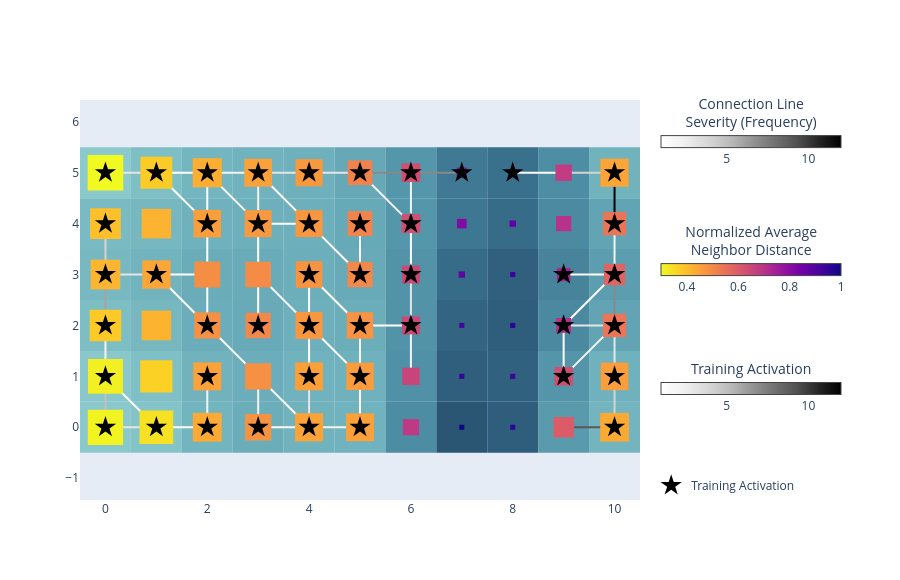

Notebook code cell kept with this figure:
### Code cell
basin.pond(base_style=modern_style) \
    .rhizome_layer(colorscale="Greys", min_width=2, max_width=2) \
    .pad_layer(colorscale="Plasma_r") \
    .petal_layer(marker=dict(size=16, color="black")) \
    .visualize();

### Figure 1 — Plotly figure (JSON) as saved in the notebook; plotly's stock layout.template omitted (floating-point values rounded to 4 significant figures)
{"data": [{"hoverinfo": "none", "marker": {"cmax": 12, "cmin": 1, "color": [1], "colorbar": {"len": 200, "lenmode": "pixels", "orientation": "h", "thickness": 12, "title": {"side": "top", "text": "Connection Line<br>Severity (Frequency)"}, "x": 1.02, "xanchor": "left", "y": 0.92, "yanchor": "middle"}, "colorscale": [[0, "rgb(255,255,255)"], [0.125, "rgb(240,240,240)"], [0.25, "rgb(217,217,217)"], [0.375, "rgb(189,189,189)"], [0.5, "rgb(150,150,150)"], [0.625, "rgb(115,115,115)"], [0.75, "rgb(82,82,82)"], [0.875, "rgb(37,37,37)"], [1, "rgb(0,0,0)"]], "showscale": true}, "mode": "markers", "showlegend": false, "type": "scatter", "x": [null], "y": [null]}, {"hoverinfo": "none", "marker": {"cmax": 1, "cmin": 0.3, "color": [0.3], "colorbar": {"len": 200, "lenmode": "pixels", "orientation": "h", "thickness": 12, "title": {"side": "top", "text": "Normalized Average<br>Neighbor Distance"}, "x": 1.02, "xanchor": "left", "y": 0.6, "yanchor": "middle"}, "colorscale": [[0, "#f0f921"], [0.1111, "#fdca26"], [0.2222, "#fb9f3a"], [0.3333, "#ed7953"], [0.4444, "#d8576b"], [0.5556, "#bd3786"], [0.6667, "#9c179e"], [0.7778, "#7201a8"], [0.8889, "#46039f"], [1, "#0d0887"]], "showscale": true}, "mode": "markers", "showlegend": false, "type": "scatter", "x": [null], "y": [null]}, {"legendgroup": "petal", "marker": {"cmax": 12, "cmin": 1, "color": "black", "colorbar": {"len": 200, "lenmode": "pixels", "orientation": "h", "thickness": 12, "title": {"side": "top", "text": "Training Activation"}, "x": 1.02, "xanchor": "left", "y": 0.28, "yanchor": "middle"}, "colorscale": [[0, "rgb(255,255,255)"], [0.125, "rgb(240,240,240)"], [0.25, "rgb(217,217,217)"], [0.375, "rgb(189,189,189)"], [0.5, "rgb(150,150,150)"], [0.625, "rgb(115,115,115)"], [0.75, "rgb(82,82,82)"], [0.875, "rgb(37,37,37)"], [1, "rgb(0,0,0)"]], "line": {"color": [4, 3, 2, 2, 6, 1, 12, 2, 1, 1, 1, 1, 1, 6, 2, 1, 3, 3, 4, 3, 7, 7, 2, 1, 2, 3, 1, 8, 2, 2, 3, 1, 1, 3, 5, 3, 1, 3, 5, 4, 1, 10, 4, 1, 11], "colorscale": [[0, "rgb(255,255,255)"], [0.125, "rgb(240,240,240)"], [0.25, "rgb(217,217,217)"], [0.375, "rgb(189,189,189)"], [0.5, "rgb(150,150,150)"], [0.625, "rgb(115,115,115)"], [0.75, "rgb(82,82,82)"], [0.875, "rgb(37,37,37)"], [1, "rgb(0,0,0)"]], "width": 0}, "opacity": 1, "showscale": true, "size": 16, "symbol": "star"}, "mode": "markers", "name": "Training Activation", "type": "scatter", "x": [0, 1, 2, 3, 4, 5, 10, 0, 2, 4, 5, 9, 10, 0, 2, 3, 4, 5, 6, 9, 10, 0, 1, 4, 5, 6, 9, 10, 0, 2, 3, 4, 5, 6, 10, 0, 1, 2, 3, 4, 5, 6, 7, 8, 10], "y": [0, 0, 0, 0, 0, 0, 0, 1, 1, 1, 1, 1, 1, 2, 2, 2, 2, 2, 2, 2, 2, 3, 3, 3, 3, 3, 3, 3, 4, 4, 4, 4, 4, 4, 4, 5, 5, 5, 5, 5, 5, 5, 5, 5, 5]}], "layout": {"autosize": true, "height": 580, "legend": {"x": 1.02, "xanchor": "left", "y": 0, "yanchor": "bottom"}, "margin": {"r": 260}, "shapes": [{"fillcolor": "rgb(138, 200, 203)", "layer": "between", "line": {"width": 0}, "type": "rect", "x0": -0.5, "x1": 0.5, "xref": "x", "y0": -0.5, "y1": 0.5, "yref": "y"}, {"fillcolor": "rgb(132, 195, 200)", "layer": "between", "line": {"width": 0}, "type": "rect", "x0": 0.5, "x1": 1.5, "xref": "x", "y0": -0.5, "y1": 0.5, "yref": "y"}, {"fillcolor": "rgb(115, 181, 191)", "layer": "between", "line": {"width": 0}, "type": "rect", "x0": 1.5, "x1": 2.5, "xref": "x", "y0": -0.5, "y1": 0.5, "yref": "y"}, {"fillcolor": "rgb(107, 174, 186)", "layer": "between", "line": {"width": 0}, "type": "rect", "x0": 2.5, "x1": 3.5, "xref": "x", "y0": -0.5, "y1": 0.5, "yref": "y"}, {"fillcolor": "rgb(113, 179, 189)", "layer": "between", "line": {"width": 0}, "type": "rect", "x0": 3.5, "x1": 4.5, "xref": "x", "y0": -0.5, "y1": 0.5, "yref": "y"}, {"fillcolor": "rgb(112, 178, 189)", "layer": "between", "line": {"width": 0}, "type": "rect", "x0": 4.5, "x1": 5.5, "xref": "x", "y0": -0.5, "y1": 0.5, "yref": "y"}, {"fillcolor": "rgb(77, 141, 164)", "layer": "between", "line": {"width": 0}, "type": "rect", "x0": 5.5, "x1": 6.5, "xref": "x", "y0": -0.5, "y1": 0.5, "yref": "y"}, {"fillcolor": "rgb(42, 86, 116)", "layer": "between", "line": {"width": 0}, "type": "rect", "x0": 6.5, "x1": 7.5, "xref": "x", "y0": -0.5, "y1": 0.5, "yref": "y"}, {"fillcolor": "rgb(47, 94, 124)", "layer": "between", "line": {"width": 0}, "type": "rect", "x0": 7.5, "x1": 8.5, "xref": "x", "y0": -0.5, "y1": 0.5, "yref": "y"}, {"fillcolor": "rgb(89, 155, 173)", "layer": "between", "line": {"width": 0}, "type": "rect", "x0": 8.5, "x1": 9.5, "xref": "x", "y0": -0.5, "y1": 0.5, "yref": "y"}, {"fillcolor": "rgb(115, 180, 190)", "layer": "between", "line": {"width": 0}, "type": "rect", "x0": 9.5, "x1": 10.5, "xref": "x", "y0": -0.5, "y1": 0.5, "yref": "y"}, {"fillcolor": "rgb(137, 199, 203)", "layer": "between", "line": {"width": 0}, "type": "rect", "x0": -0.5, "x1": 0.5, "xref": "x", "y0": 0.5, "y1": 1.5, "yref": "y"}, {"fillcolor": "rgb(127, 191, 198)", "layer": "between", "line": {"width": 0}, "type": "rect", "x0": 0.5, "x1": 1.5, "xref": "x", "y0": 0.5, "y1": 1.5, "yref": "y"}, {"fillcolor": "rgb(113, 178, 189)", "layer": "between", "line": {"width": 0}, "type": "rect", "x0": 1.5, "x1": 2.5, "xref": "x", "y0": 0.5, "y1": 1.5, "yref": "y"}, {"fillcolor": "rgb(107, 173, 186)", "layer": "between", "line": {"width": 0}, "type": "rect", "x0": 2.5, "x1": 3.5, "xref": "x", "y0": 0.5, "y1": 1.5, "yref": "y"}, {"fillcolor": "rgb(112, 178, 189)", "layer": "between", "line": {"width": 0}, "type": "rect", "x0": 3.5, "x1": 4.5, "xref": "x", "y0": 0.5, "y1": 1.5, "yref": "y"}, {"fillcolor": "rgb(111, 177, 188)", "layer": "between", "line": {"width": 0}, "type": "rect", "x0": 4.5, "x1": 5.5, "xref": "x", "y0": 0.5, "y1": 1.5, "yref": "y"}, {"fillcolor": "rgb(80, 145, 167)", "layer": "between", "line": {"width": 0}, "type": "rect", "x0": 5.5, "x1": 6.5, "xref": "x", "y0": 0.5, "y1": 1.5, "yref": "y"}, {"fillcolor": "rgb(47, 95, 125)", "layer": "between", "line": {"width": 0}, "type": "rect", "x0": 6.5, "x1": 7.5, "xref": "x", "y0": 0.5, "y1": 1.5, "yref": "y"}, {"fillcolor": "rgb(48, 97, 126)", "layer": "between", "line": {"width": 0}, "type": "rect", "x0": 7.5, "x1": 8.5, "xref": "x", "y0": 0.5, "y1": 1.5, "yref": "y"}, {"fillcolor": "rgb(84, 149, 169)", "layer": "between", "line": {"width": 0}, "type": "rect", "x0": 8.5, "x1": 9.5, "xref": "x", "y0": 0.5, "y1": 1.5, "yref": "y"}, {"fillcolor": "rgb(111, 177, 188)", "layer": "between", "line": {"width": 0}, "type": "rect", "x0": 9.5, "x1": 10.5, "xref": "x", "y0": 0.5, "y1": 1.5, "yref": "y"}, {"fillcolor": "rgb(125, 189, 196)", "layer": "between", "line": {"width": 0}, "type": "rect", "x0": -0.5, "x1": 0.5, "xref": "x", "y0": 1.5, "y1": 2.5, "yref": "y"}, {"fillcolor": "rgb(118, 183, 192)", "layer": "between", "line": {"width": 0}, "type": "rect", "x0": 0.5, "x1": 1.5, "xref": "x", "y0": 1.5, "y1": 2.5, "yref": "y"}, {"fillcolor": "rgb(107, 173, 186)", "layer": "between", "line": {"width": 0}, "type": "rect", "x0": 1.5, "x1": 2.5, "xref": "x", "y0": 1.5, "y1": 2.5, "yref": "y"}, {"fillcolor": "rgb(104, 170, 184)", "layer": "between", "line": {"width": 0}, "type": "rect", "x0": 2.5, "x1": 3.5, "xref": "x", "y0": 1.5, "y1": 2.5, "yref": "y"}, {"fillcolor": "rgb(109, 175, 187)", "layer": "between", "line": {"width": 0}, "type": "rect", "x0": 3.5, "x1": 4.5, "xref": "x", "y0": 1.5, "y1": 2.5, "yref": "y"}, {"fillcolor": "rgb(107, 174, 186)", "layer": "between", "line": {"width": 0}, "type": "rect", "x0": 4.5, "x1": 5.5, "xref": "x", "y0": 1.5, "y1": 2.5, "yref": "y"}, {"fillcolor": "rgb(82, 147, 168)", "layer": "between", "line": {"width": 0}, "type": "rect", "x0": 5.5, "x1": 6.5, "xref": "x", "y0": 1.5, "y1": 2.5, "yref": "y"}, {"fillcolor": "rgb(51, 101, 130)", "layer": "between", "line": {"width": 0}, "type": "rect", "x0": 6.5, "x1": 7.5, "xref": "x", "y0": 1.5, "y1": 2.5, "yref": "y"}, {"fillcolor": "rgb(46, 94, 123)", "layer": "between", "line": {"width": 0}, "type": "rect", "x0": 7.5, "x1": 8.5, "xref": "x", "y0": 1.5, "y1": 2.5, "yref": "y"}, {"fillcolor": "rgb(74, 137, 160)", "layer": "between", "line": {"width": 0}, "type": "rect", "x0": 8.5, "x1": 9.5, "xref": "x", "y0": 1.5, "y1": 2.5, "yref": "y"}, {"fillcolor": "rgb(98, 164, 180)", "layer": "between", "line": {"width": 0}, "type": "rect", "x0": 9.5, "x1": 10.5, "xref": "x", "y0": 1.5, "y1": 2.5, "yref": "y"}, {"fillcolor": "rgb(119, 184, 193)", "layer": "between", "line": {"width": 0}, "type": "rect", "x0": -0.5, "x1": 0.5, "xref": "x", "y0": 2.5, "y1": 3.5, "yref": "y"}, {"fillcolor": "rgb(114, 180, 190)", "layer": "between", "line": {"width": 0}, "type": "rect", "x0": 0.5, "x1": 1.5, "xref": "x", "y0": 2.5, "y1": 3.5, "yref": "y"}, {"fillcolor": "rgb(106, 173, 185)", "layer": "between", "line": {"width": 0}, "type": "rect", "x0": 1.5, "x1": 2.5, "xref": "x", "y0": 2.5, "y1": 3.5, "yref": "y"}, {"fillcolor": "rgb(105, 171, 184)", "layer": "between", "line": {"width": 0}, "type": "rect", "x0": 2.5, "x1": 3.5, "xref": "x", "y0": 2.5, "y1": 3.5, "yref": "y"}, {"fillcolor": "rgb(108, 174, 186)", "layer": "between", "line": {"width": 0}, "type": "rect", "x0": 3.5, "x1": 4.5, "xref": "x", "y0": 2.5, "y1": 3.5, "yref": "y"}, {"fillcolor": "rgb(104, 170, 184)", "layer": "between", "line": {"width": 0}, "type": "rect", "x0": 4.5, "x1": 5.5, "xref": "x", "y0": 2.5, "y1": 3.5, "yref": "y"}, {"fillcolor": "rgb(82, 147, 168)", "layer": "between", "line": {"width": 0}, "type": "rect", "x0": 5.5, "x1": 6.5, "xref": "x", "y0": 2.5, "y1": 3.5, "yref": "y"}, {"fillcolor": "rgb(55, 108, 136)", "layer": "between", "line": {"width": 0}, "type": "rect", "x0": 6.5, "x1": 7.5, "xref": "x", "y0": 2.5, "y1": 3.5, "yref": "y"}, {"fillcolor": "rgb(48, 96, 126)", "layer": "between", "line": {"width": 0}, "type": "rect", "x0": 7.5, "x1": 8.5, "xref": "x", "y0": 2.5, "y1": 3.5, "yref": "y"}, {"fillcolor": "rgb(71, 132, 156)", "layer": "between", "line": {"width": 0}, "type": "rect", "x0": 8.5, "x1": 9.5, "xref": "x", "y0": 2.5, "y1": 3.5, "yref": "y"}, {"fillcolor": "rgb(92, 158, 175)", "layer": "between", "line": {"width": 0}, "type": "rect", "x0": 9.5, "x1": 10.5, "xref": "x", "y0": 2.5, "y1": 3.5, "yref": "y"}, {"fillcolor": "rgb(122, 187, 195)", "layer": "between", "line": {"width": 0}, "type": "rect", "x0": -0.5, "x1": 0.5, "xref": "x", "y0": 3.5, "y1": 4.5, "yref": "y"}, {"fillcolor": "rgb(118, 183, 192)", "layer": "between", "line": {"width": 0}, "type": "rect", "x0": 0.5, "x1": 1.5, "xref": "x", "y0": 3.5, "y1": 4.5, "yref": "y"}, {"fillcolor": "rgb(111, 177, 188)", "layer": "between", "line": {"width": 0}, "type": "rect", "x0": 1.5, "x1": 2.5, "xref": "x", "y0": 3.5, "y1": 4.5, "yref": "y"}, {"fillcolor": "rgb(109, 176, 187)", "layer": "between", "line": {"width": 0}, "type": "rect", "x0": 2.5, "x1": 3.5, "xref": "x", "y0": 3.5, "y1": 4.5, "yref": "y"}, {"fillcolor": "rgb(109, 175, 187)", "layer": "between", "line": {"width": 0}, "type": "rect", "x0": 3.5, "x1": 4.5, "xref": "x", "y0": 3.5, "y1": 4.5, "yref": "y"}, {"fillcolor": "rgb(102, 169, 183)", "layer": "between", "line": {"width": 0}, "type": "rect", "x0": 4.5, "x1": 5.5, "xref": "x", "y0": 3.5, "y1": 4.5, "yref": "y"}, {"fillcolor": "rgb(84, 150, 170)", "layer": "between", "line": {"width": 0}, "type": "rect", "x0": 5.5, "x1": 6.5, "xref": "x", "y0": 3.5, "y1": 4.5, "yref": "y"}, {"fillcolor": "rgb(61, 119, 146)", "layer": "between", "line": {"width": 0}, "type": "rect", "x0": 6.5, "x1": 7.5, "xref": "x", "y0": 3.5, "y1": 4.5, "yref": "y"}, {"fillcolor": "rgb(55, 108, 136)", "layer": "between", "line": {"width": 0}, "type": "rect", "x0": 7.5, "x1": 8.5, "xref": "x", "y0": 3.5, "y1": 4.5, "yref": "y"}, {"fillcolor": "rgb(75, 138, 161)", "layer": "between", "line": {"width": 0}, "type": "rect", "x0": 8.5, "x1": 9.5, "xref": "x", "y0": 3.5, "y1": 4.5, "yref": "y"}, {"fillcolor": "rgb(98, 164, 179)", "layer": "between", "line": {"width": 0}, "type": "rect", "x0": 9.5, "x1": 10.5, "xref": "x", "y0": 3.5, "y1": 4.5, "yref": "y"}, {"fillcolor": "rgb(140, 201, 204)", "layer": "between", "line": {"width": 0}, "type": "rect", "x0": -0.5, "x1": 0.5, "xref": "x", "y0": 4.5, "y1": 5.5, "yref": "y"}, {"fillcolor": "rgb(126, 190, 197)", "layer": "between", "line": {"width": 0}, "type": "rect", "x0": 0.5, "x1": 1.5, "xref": "x", "y0": 4.5, "y1": 5.5, "yref": "y"}, {"fillcolor": "rgb(116, 182, 191)", "layer": "between", "line": {"width": 0}, "type": "rect", "x0": 1.5, "x1": 2.5, "xref": "x", "y0": 4.5, "y1": 5.5, "yref": "y"}, {"fillcolor": "rgb(112, 178, 189)", "layer": "between", "line": {"width": 0}, "type": "rect", "x0": 2.5, "x1": 3.5, "xref": "x", "y0": 4.5, "y1": 5.5, "yref": "y"}, {"fillcolor": "rgb(110, 176, 187)", "layer": "between", "line": {"width": 0}, "type": "rect", "x0": 3.5, "x1": 4.5, "xref": "x", "y0": 4.5, "y1": 5.5, "yref": "y"}, {"fillcolor": "rgb(102, 168, 182)", "layer": "between", "line": {"width": 0}, "type": "rect", "x0": 4.5, "x1": 5.5, "xref": "x", "y0": 4.5, "y1": 5.5, "yref": "y"}, {"fillcolor": "rgb(84, 150, 170)", "layer": "between", "line": {"width": 0}, "type": "rect", "x0": 5.5, "x1": 6.5, "xref": "x", "y0": 4.5, "y1": 5.5, "yref": "y"}, {"fillcolor": "rgb(63, 121, 148)", "layer": "between", "line": {"width": 0}, "type": "rect", "x0": 6.5, "x1": 7.5, "xref": "x", "y0": 4.5, "y1": 5.5, "yref": "y"}, {"fillcolor": "rgb(57, 112, 140)", "layer": "between", "line": {"width": 0}, "type": "rect", "x0": 7.5, "x1": 8.5, "xref": "x", "y0": 4.5, "y1": 5.5, "yref": "y"}, {"fillcolor": "rgb(78, 142, 165)", "layer": "between", "line": {"width": 0}, "type": "rect", "x0": 8.5, "x1": 9.5, "xref": "x", "y0": 4.5, "y1": 5.5, "yref": "y"}, {"fillcolor": "rgb(113, 179, 189)", "layer": "between", "line": {"width": 0}, "type": "rect", "x0": 9.5, "x1": 10.5, "xref": "x", "y0": 4.5, "y1": 5.5, "yref": "y"}, {"layer": "between", "line": {"color": "rgb(230, 230, 230)", "width": 2}, "type": "line", "x0": 0, "x1": 1, "y0": 0, "y1": 0}, {"layer": "between", "line": {"color": "rgb(192, 192, 192)", "width": 2}, "type": "line", "x0": 0, "x1": 0, "y0": 0, "y1": 1}, {"layer": "between", "line": {"color": "rgb(255, 255, 255)", "width": 2}, "type": "line", "x0": 1, "x1": 2, "y0": 0, "y1": 0}, {"layer": "between", "line": {"color": "rgb(255, 255, 255)", "width": 2}, "type": "line", "x0": 1, "x1": 0, "y0": 0, "y1": 1}, {"layer": "between", "line": {"color": "rgb(244, 244, 244)", "width": 2}, "type": "line", "x0": 2, "x1": 2, "y0": 0, "y1": 1}, {"layer": "between", "line": {"color": "rgb(255, 255, 255)", "width": 2}, "type": "line", "x0": 3, "x1": 4, "y0": 0, "y1": 0}, {"layer": "between", "line": {"color": "rgb(244, 244, 244)", "width": 2}, "type": "line", "x0": 3, "x1": 3, "y0": 0, "y1": 1}, {"layer": "between", "line": {"color": "rgb(244, 244, 244)", "width": 2}, "type": "line", "x0": 4, "x1": 5, "y0": 0, "y1": 0}, {"layer": "between", "line": {"color": "rgb(255, 255, 255)", "width": 2}, "type": "line", "x0": 4, "x1": 3, "y0": 0, "y1": 1}, {"layer": "between", "line": {"color": "rgb(230, 230, 230)", "width": 2}, "type": "line", "x0": 4, "x1": 4, "y0": 0, "y1": 1}, {"layer": "between", "line": {"color": "rgb(255, 255, 255)", "width": 2}, "type": "line", "x0": 5, "x1": 5, "y0": 0, "y1": 1}, {"layer": "between", "line": {"color": "rgb(88, 88, 88)", "width": 2}, "type": "line", "x0": 9, "x1": 10, "y0": 0, "y1": 0}, {"layer": "between", "line": {"color": "rgb(212, 212, 212)", "width": 2}, "type": "line", "x0": 10, "x1": 10, "y0": 0, "y1": 1}, {"layer": "between", "line": {"color": "rgb(244, 244, 244)", "width": 2}, "type": "line", "x0": 0, "x1": 0, "y0": 1, "y1": 2}, {"layer": "between", "line": {"color": "rgb(255, 255, 255)", "width": 2}, "type": "line", "x0": 3, "x1": 2, "y0": 1, "y1": 2}, {"layer": "between", "line": {"color": "rgb(255, 255, 255)", "width": 2}, "type": "line", "x0": 4, "x1": 4, "y0": 1, "y1": 2}, {"layer": "between", "line": {"color": "rgb(255, 255, 255)", "width": 2}, "type": "line", "x0": 5, "x1": 4, "y0": 1, "y1": 2}, {"layer": "between", "line": {"color": "rgb(244, 244, 244)", "width": 2}, "type": "line", "x0": 5, "x1": 5, "y0": 1, "y1": 2}, {"layer": "between", "line": {"color": "rgb(244, 244, 244)", "width": 2}, "type": "line", "x0": 6, "x1": 6, "y0": 1, "y1": 2}, {"layer": "between", "line": {"color": "rgb(255, 255, 255)", "width": 2}, "type": "line", "x0": 9, "x1": 9, "y0": 1, "y1": 2}, {"layer": "between", "line": {"color": "rgb(244, 244, 244)", "width": 2}, "type": "line", "x0": 9, "x1": 10, "y0": 1, "y1": 2}, {"layer": "between", "line": {"color": "rgb(230, 230, 230)", "width": 2}, "type": "line", "x0": 10, "x1": 10, "y0": 1, "y1": 2}, {"layer": "between", "line": {"color": "rgb(164, 164, 164)", "width": 2}, "type": "line", "x0": 0, "x1": 0, "y0": 2, "y1": 3}, {"layer": "between", "line": {"color": "rgb(255, 255, 255)", "width": 2}, "type": "line", "x0": 2, "x1": 1, "y0": 2, "y1": 3}, {"layer": "between", "line": {"color": "rgb(255, 255, 255)", "width": 2}, "type": "line", "x0": 2, "x1": 2, "y0": 2, "y1": 3}, {"layer": "between", "line": {"color": "rgb(255, 255, 255)", "width": 2}, "type": "line", "x0": 3, "x1": 3, "y0": 2, "y1": 3}, {"layer": "between", "line": {"color": "rgb(244, 244, 244)", "width": 2}, "type": "line", "x0": 4, "x1": 3, "y0": 2, "y1": 3}, {"layer": "between", "line": {"color": "rgb(255, 255, 255)", "width": 2}, "type": "line", "x0": 4, "x1": 4, "y0": 2, "y1": 3}, {"layer": "between", "line": {"color": "rgb(255, 255, 255)", "width": 2}, "type": "line", "x0": 5, "x1": 6, "y0": 2, "y1": 2}, {"layer": "between", "line": {"color": "rgb(255, 255, 255)", "width": 2}, "type": "line", "x0": 5, "x1": 4, "y0": 2, "y1": 3}, {"layer": "between", "line": {"color": "rgb(230, 230, 230)", "width": 2}, "type": "line", "x0": 6, "x1": 6, "y0": 2, "y1": 3}, {"layer": "between", "line": {"color": "rgb(230, 230, 230)", "width": 2}, "type": "line", "x0": 9, "x1": 10, "y0": 2, "y1": 2}, {"layer": "between", "line": {"color": "rgb(255, 255, 255)", "width": 2}, "type": "line", "x0": 9, "x1": 10, "y0": 2, "y1": 3}, {"layer": "between", "line": {"color": "rgb(137, 137, 137)", "width": 2}, "type": "line", "x0": 10, "x1": 10, "y0": 2, "y1": 3}, {"layer": "between", "line": {"color": "rgb(230, 230, 230)", "width": 2}, "type": "line", "x0": 0, "x1": 1, "y0": 3, "y1": 3}, {"layer": "between", "line": {"color": "rgb(212, 212, 212)", "width": 2}, "type": "line", "x0": 0, "x1": 0, "y0": 3, "y1": 4}, {"layer": "between", "line": {"color": "rgb(255, 255, 255)", "width": 2}, "type": "line", "x0": 1, "x1": 2, "y0": 3, "y1": 3}, {"layer": "between", "line": {"color": "rgb(255, 255, 255)", "width": 2}, "type": "line", "x0": 2, "x1": 2, "y0": 3, "y1": 4}, {"layer": "between", "line": {"color": "rgb(255, 255, 255)", "width": 2}, "type": "line", "x0": 3, "x1": 3, "y0": 3, "y1": 4}, {"layer": "between", "line": {"color": "rgb(255, 255, 255)", "width": 2}, "type": "line", "x0": 5, "x1": 4, "y0": 3, "y1": 4}, {"layer": "between", "line": {"color": "rgb(244, 244, 244)", "width": 2}, "type": "line", "x0": 5, "x1": 5, "y0": 3, "y1": 4}, {"layer": "between", "line": {"color": "rgb(255, 255, 255)", "width": 2}, "type": "line", "x0": 6, "x1": 6, "y0": 3, "y1": 4}, {"layer": "between", "line": {"color": "rgb(255, 255, 255)", "width": 2}, "type": "line", "x0": 9, "x1": 10, "y0": 3, "y1": 3}, {"layer": "between", "line": {"color": "rgb(244, 244, 244)", "width": 2}, "type": "line", "x0": 10, "x1": 10, "y0": 3, "y1": 4}, {"layer": "between", "line": {"color": "rgb(255, 255, 255)", "width": 2}, "type": "line", "x0": 2, "x1": 1, "y0": 4, "y1": 5}, {"layer": "between", "line": {"color": "rgb(255, 255, 255)", "width": 2}, "type": "line", "x0": 2, "x1": 2, "y0": 4, "y1": 5}, {"layer": "between", "line": {"color": "rgb(255, 255, 255)", "width": 2}, "type": "line", "x0": 3, "x1": 4, "y0": 4, "y1": 4}, {"layer": "between", "line": {"color": "rgb(244, 244, 244)", "width": 2}, "type": "line", "x0": 3, "x1": 2, "y0": 4, "y1": 5}, {"layer": "between", "line": {"color": "rgb(244, 244, 244)", "width": 2}, "type": "line", "x0": 3, "x1": 3, "y0": 4, "y1": 5}, {"layer": "between", "line": {"color": "rgb(255, 255, 255)", "width": 2}, "type": "line", "x0": 4, "x1": 3, "y0": 4, "y1": 5}, {"layer": "between", "line": {"color": "rgb(244, 244, 244)", "width": 2}, "type": "line", "x0": 6, "x1": 5, "y0": 4, "y1": 5}, {"layer": "between", "line": {"color": "rgb(244, 244, 244)", "width": 2}, "type": "line", "x0": 6, "x1": 6, "y0": 4, "y1": 5}, {"layer": "between", "line": {"color": "rgb(0, 0, 0)", "width": 2}, "type": "line", "x0": 10, "x1": 10, "y0": 4, "y1": 5}, {"layer": "between", "line": {"color": "rgb(230, 230, 230)", "width": 2}, "type": "line", "x0": 0, "x1": 1, "y0": 5, "y1": 5}, {"layer": "between", "line": {"color": "rgb(255, 255, 255)", "width": 2}, "type": "line", "x0": 1, "x1": 2, "y0": 5, "y1": 5}, {"layer": "between", "line": {"color": "rgb(244, 244, 244)", "width": 2}, "type": "line", "x0": 2, "x1": 3, "y0": 5, "y1": 5}, {"layer": "between", "line": {"color": "rgb(230, 230, 230)", "width": 2}, "type": "line", "x0": 3, "x1": 4, "y0": 5, "y1": 5}, {"layer": "between", "line": {"color": "rgb(230, 230, 230)", "width": 2}, "type": "line", "x0": 4, "x1": 5, "y0": 5, "y1": 5}, {"layer": "between", "line": {"color": "rgb(137, 137, 137)", "width": 2}, "type": "line", "x0": 5, "x1": 6, "y0": 5, "y1": 5}, {"layer": "between", "line": {"color": "rgb(137, 137, 137)", "width": 2}, "type": "line", "x0": 6, "x1": 7, "y0": 5, "y1": 5}, {"layer": "between", "line": {"color": "rgb(255, 255, 255)", "width": 2}, "type": "line", "x0": 8, "x1": 9, "y0": 5, "y1": 5}, {"layer": "between", "line": {"color": "rgb(212, 212, 212)", "width": 2}, "type": "line", "x0": 9, "x1": 10, "y0": 5, "y1": 5}, {"fillcolor": "rgb(241, 244, 33)", "layer": "between", "line": {"width": 0}, "type": "rect", "x0": -0.3462, "x1": 0.3462, "xref": "x", "y0": -0.3462, "y1": 0.3462, "yref": "y"}, {"fillcolor": "rgb(246, 226, 35)", "layer": "between", "line": {"width": 0}, "type": "rect", "x0": 0.6692, "x1": 1.331, "xref": "x", "y0": -0.3308, "y1": 0.3308, "yref": "y"}, {"fillcolor": "rgb(252, 170, 53)", "layer": "between", "line": {"width": 0}, "type": "rect", "x0": 1.717, "x1": 2.283, "xref": "x", "y0": -0.2826, "y1": 0.2826, "yref": "y"}, {"fillcolor": "rgb(246, 147, 66)", "layer": "between", "line": {"width": 0}, "type": "rect", "x0": 2.74, "x1": 3.26, "xref": "x", "y0": -0.2596, "y1": 0.2596, "yref": "y"}, {"fillcolor": "rgb(251, 163, 56)", "layer": "between", "line": {"width": 0}, "type": "rect", "x0": 3.724, "x1": 4.276, "xref": "x", "y0": -0.2756, "y1": 0.2756, "yref": "y"}, {"fillcolor": "rgb(251, 161, 57)", "layer": "between", "line": {"width": 0}, "type": "rect", "x0": 4.726, "x1": 5.274, "xref": "x", "y0": -0.2739, "y1": 0.2739, "yref": "y"}, {"fillcolor": "rgb(191, 58, 132)", "layer": "between", "line": {"width": 0}, "type": "rect", "x0": 5.841, "x1": 6.159, "xref": "x", "y0": -0.1591, "y1": 0.1591, "yref": "y"}, {"fillcolor": "rgb(13, 8, 135)", "layer": "between", "line": {"width": 0}, "type": "rect", "x0": 6.95, "x1": 7.05, "xref": "x", "y0": -0.05, "y1": 0.05, "yref": "y"}, {"fillcolor": "rgb(48, 5, 150)", "layer": "between", "line": {"width": 0}, "type": "rect", "x0": 7.95, "x1": 8.05, "xref": "x", "y0": -0.05, "y1": 0.05, "yref": "y"}, {"fillcolor": "rgb(219, 92, 103)", "layer": "between", "line": {"width": 0}, "type": "rect", "x0": 8.8, "x1": 9.2, "xref": "x", "y0": -0.2003, "y1": 0.2003, "yref": "y"}, {"fillcolor": "rgb(251, 169, 53)", "layer": "between", "line": {"width": 0}, "type": "rect", "x0": 9.719, "x1": 10.28, "xref": "x", "y0": -0.2815, "y1": 0.2815, "yref": "y"}, {"fillcolor": "rgb(242, 240, 34)", "layer": "between", "line": {"width": 0}, "type": "rect", "x0": -0.3428, "x1": 0.3428, "xref": "x", "y0": 0.6572, "y1": 1.343, "yref": "y"}, {"fillcolor": "rgb(251, 209, 37)", "layer": "between", "line": {"width": 0}, "type": "rect", "x0": 0.6828, "x1": 1.317, "xref": "x", "y0": 0.6828, "y1": 1.317, "yref": "y"}, {"fillcolor": "rgb(251, 162, 57)", "layer": "between", "line": {"width": 0}, "type": "rect", "x0": 1.725, "x1": 2.275, "xref": "x", "y0": 0.7251, "y1": 1.275, "yref": "y"}, {"fillcolor": "rgb(246, 145, 67)", "layer": "between", "line": {"width": 0}, "type": "rect", "x0": 2.742, "x1": 3.258, "xref": "x", "y0": 0.7422, "y1": 1.258, "yref": "y"}, {"fillcolor": "rgb(251, 160, 57)", "layer": "between", "line": {"width": 0}, "type": "rect", "x0": 3.727, "x1": 4.273, "xref": "x", "y0": 0.7268, "y1": 1.273, "yref": "y"}, {"fillcolor": "rgb(250, 156, 60)", "layer": "between", "line": {"width": 0}, "type": "rect", "x0": 4.731, "x1": 5.269, "xref": "x", "y0": 0.731, "y1": 1.269, "yref": "y"}, {"fillcolor": "rgb(200, 68, 123)", "layer": "between", "line": {"width": 0}, "type": "rect", "x0": 5.829, "x1": 6.171, "xref": "x", "y0": 0.8291, "y1": 1.171, "yref": "y"}, {"fillcolor": "rgb(52, 5, 151)", "layer": "between", "line": {"width": 0}, "type": "rect", "x0": 6.95, "x1": 7.05, "xref": "x", "y0": 0.95, "y1": 1.05, "yref": "y"}, {"fillcolor": "rgb(59, 4, 154)", "layer": "between", "line": {"width": 0}, "type": "rect", "x0": 7.95, "x1": 8.05, "xref": "x", "y0": 0.95, "y1": 1.05, "yref": "y"}, {"fillcolor": "rgb(208, 77, 115)", "layer": "between", "line": {"width": 0}, "type": "rect", "x0": 8.818, "x1": 9.182, "xref": "x", "y0": 0.8178, "y1": 1.182, "yref": "y"}, {"fillcolor": "rgb(250, 158, 59)", "layer": "between", "line": {"width": 0}, "type": "rect", "x0": 9.729, "x1": 10.27, "xref": "x", "y0": 0.7293, "y1": 1.271, "yref": "y"}, {"fillcolor": "rgb(253, 201, 38)", "layer": "between", "line": {"width": 0}, "type": "rect", "x0": -0.3102, "x1": 0.3102, "xref": "x", "y0": 1.69, "y1": 2.31, "yref": "y"}, {"fillcolor": "rgb(252, 180, 48)", "layer": "between", "line": {"width": 0}, "type": "rect", "x0": 0.7091, "x1": 1.291, "xref": "x", "y0": 1.709, "y1": 2.291, "yref": "y"}, {"fillcolor": "rgb(246, 145, 67)", "layer": "between", "line": {"width": 0}, "type": "rect", "x0": 1.743, "x1": 2.257, "xref": "x", "y0": 1.743, "y1": 2.257, "yref": "y"}, {"fillcolor": "rgb(242, 136, 73)", "layer": "between", "line": {"width": 0}, "type": "rect", "x0": 2.752, "x1": 3.248, "xref": "x", "y0": 1.752, "y1": 2.248, "yref": "y"}, {"fillcolor": "rgb(248, 151, 63)", "layer": "between", "line": {"width": 0}, "type": "rect", "x0": 3.736, "x1": 4.264, "xref": "x", "y0": 1.736, "y1": 2.264, "yref": "y"}, {"fillcolor": "rgb(247, 147, 66)", "layer": "between", "line": {"width": 0}, "type": "rect", "x0": 4.74, "x1": 5.26, "xref": "x", "y0": 1.74, "y1": 2.26, "yref": "y"}, {"fillcolor": "rgb(204, 73, 119)", "layer": "between", "line": {"width": 0}, "type": "rect", "x0": 5.823, "x1": 6.177, "xref": "x", "y0": 1.823, "y1": 2.177, "yref": "y"}, {"fillcolor": "rgb(75, 3, 160)", "layer": "between", "line": {"width": 0}, "type": "rect", "x0": 6.95, "x1": 7.05, "xref": "x", "y0": 1.95, "y1": 2.05, "yref": "y"}, {"fillcolor": "rgb(45, 5, 149)", "layer": "between", "line": {"width": 0}, "type": "rect", "x0": 7.95, "x1": 8.05, "xref": "x", "y0": 1.95, "y1": 2.05, "yref": "y"}, {"fillcolor": "rgb(181, 47, 140)", "layer": "between", "line": {"width": 0}, "type": "rect", "x0": 8.854, "x1": 9.146, "xref": "x", "y0": 1.854, "y1": 2.146, "yref": "y"}, {"fillcolor": "rgb(235, 117, 86)", "layer": "between", "line": {"width": 0}, "type": "rect", "x0": 9.771, "x1": 10.23, "xref": "x", "y0": 1.771, "y1": 2.229, "yref": "y"}, {"fillcolor": "rgb(252, 181, 48)", "layer": "between", "line": {"width": 0}, "type": "rect", "x0": -0.2919, "x1": 0.2919, "xref": "x", "y0": 2.708, "y1": 3.292, "yref": "y"}, {"fillcolor": "rgb(251, 166, 55)", "layer": "between", "line": {"width": 0}, "type": "rect", "x0": 0.7213, "x1": 1.279, "xref": "x", "y0": 2.721, "y1": 3.279, "yref": "y"}, {"fillcolor": "rgb(245, 142, 69)", "layer": "between", "line": {"width": 0}, "type": "rect", "x0": 1.745, "x1": 2.255, "xref": "x", "y0": 2.745, "y1": 3.255, "yref": "y"}, {"fillcolor": "rgb(244, 139, 71)", "layer": "between", "line": {"width": 0}, "type": "rect", "x0": 2.748, "x1": 3.252, "xref": "x", "y0": 2.748, "y1": 3.252, "yref": "y"}, {"fillcolor": "rgb(247, 148, 65)", "layer": "between", "line": {"width": 0}, "type": "rect", "x0": 3.739, "x1": 4.261, "xref": "x", "y0": 2.739, "y1": 3.261, "yref": "y"}, {"fillcolor": "rgb(242, 136, 73)", "layer": "between", "line": {"width": 0}, "type": "rect", "x0": 4.752, "x1": 5.248, "xref": "x", "y0": 2.752, "y1": 3.248, "yref": "y"}, {"fillcolor": "rgb(203, 72, 120)", "layer": "between", "line": {"width": 0}, "type": "rect", "x0": 5.824, "x1": 6.176, "xref": "x", "y0": 2.824, "y1": 3.176, "yref": "y"}, {"fillcolor": "rgb(96, 2, 164)", "layer": "between", "line": {"width": 0}, "type": "rect", "x0": 6.938, "x1": 7.062, "xref": "x", "y0": 2.938, "y1": 3.062, "yref": "y"}, {"fillcolor": "rgb(57, 4, 154)", "layer": "between", "line": {"width": 0}, "type": "rect", "x0": 7.95, "x1": 8.05, "xref": "x", "y0": 2.95, "y1": 3.05, "yref": "y"}, {"fillcolor": "rgb(169, 35, 149)", "layer": "between", "line": {"width": 0}, "type": "rect", "x0": 8.868, "x1": 9.132, "xref": "x", "y0": 2.868, "y1": 3.132, "yref": "y"}, {"fillcolor": "rgb(224, 100, 98)", "layer": "between", "line": {"width": 0}, "type": "rect", "x0": 9.79, "x1": 10.21, "xref": "x", "y0": 2.79, "y1": 3.21, "yref": "y"}, {"fillcolor": "rgb(253, 192, 43)", "layer": "between", "line": {"width": 0}, "type": "rect", "x0": -0.3018, "x1": 0.3018, "xref": "x", "y0": 3.698, "y1": 4.302, "yref": "y"}, {"fillcolor": "rgb(252, 179, 49)", "layer": "between", "line": {"width": 0}, "type": "rect", "x0": 0.7096, "x1": 1.29, "xref": "x", "y0": 3.71, "y1": 4.29, "yref": "y"}, {"fillcolor": "rgb(250, 157, 59)", "layer": "between", "line": {"width": 0}, "type": "rect", "x0": 1.729, "x1": 2.271, "xref": "x", "y0": 3.729, "y1": 4.271, "yref": "y"}, {"fillcolor": "rgb(248, 152, 63)", "layer": "between", "line": {"width": 0}, "type": "rect", "x0": 2.735, "x1": 3.265, "xref": "x", "y0": 3.735, "y1": 4.265, "yref": "y"}, {"fillcolor": "rgb(248, 151, 63)", "layer": "between", "line": {"width": 0}, "type": "rect", "x0": 3.736, "x1": 4.264, "xref": "x", "y0": 3.736, "y1": 4.264, "yref": "y"}, {"fillcolor": "rgb(241, 132, 76)", "layer": "between", "line": {"width": 0}, "type": "rect", "x0": 4.756, "x1": 5.244, "xref": "x", "y0": 3.756, "y1": 4.244, "yref": "y"}, {"fillcolor": "rgb(209, 79, 114)", "layer": "between", "line": {"width": 0}, "type": "rect", "x0": 5.815, "x1": 6.185, "xref": "x", "y0": 3.815, "y1": 4.185, "yref": "y"}, {"fillcolor": "rgb(131, 10, 164)", "layer": "between", "line": {"width": 0}, "type": "rect", "x0": 6.906, "x1": 7.094, "xref": "x", "y0": 3.906, "y1": 4.094, "yref": "y"}, {"fillcolor": "rgb(98, 2, 165)", "layer": "between", "line": {"width": 0}, "type": "rect", "x0": 7.937, "x1": 8.063, "xref": "x", "y0": 3.937, "y1": 4.063, "yref": "y"}, {"fillcolor": "rgb(184, 50, 138)", "layer": "between", "line": {"width": 0}, "type": "rect", "x0": 8.851, "x1": 9.149, "xref": "x", "y0": 3.851, "y1": 4.149, "yref": "y"}, {"fillcolor": "rgb(234, 117, 86)", "layer": "between", "line": {"width": 0}, "type": "rect", "x0": 9.772, "x1": 10.23, "xref": "x", "y0": 3.772, "y1": 4.228, "yref": "y"}, {"fillcolor": "rgb(240, 249, 33)", "layer": "between", "line": {"width": 0}, "type": "rect", "x0": -0.35, "x1": 0.35, "xref": "x", "y0": 4.65, "y1": 5.35, "yref": "y"}, {"fillcolor": "rgb(252, 204, 38)", "layer": "between", "line": {"width": 0}, "type": "rect", "x0": 0.6872, "x1": 1.313, "xref": "x", "y0": 4.687, "y1": 5.313, "yref": "y"}, {"fillcolor": "rgb(252, 174, 51)", "layer": "between", "line": {"width": 0}, "type": "rect", "x0": 1.714, "x1": 2.286, "xref": "x", "y0": 4.714, "y1": 5.286, "yref": "y"}, {"fillcolor": "rgb(251, 161, 57)", "layer": "between", "line": {"width": 0}, "type": "rect", "x0": 2.726, "x1": 3.274, "xref": "x", "y0": 4.726, "y1": 5.274, "yref": "y"}, {"fillcolor": "rgb(249, 153, 62)", "layer": "between", "line": {"width": 0}, "type": "rect", "x0": 3.734, "x1": 4.266, "xref": "x", "y0": 4.734, "y1": 5.266, "yref": "y"}, {"fillcolor": "rgb(240, 130, 77)", "layer": "between", "line": {"width": 0}, "type": "rect", "x0": 4.758, "x1": 5.242, "xref": "x", "y0": 4.758, "y1": 5.242, "yref": "y"}, {"fillcolor": "rgb(209, 78, 114)", "layer": "between", "line": {"width": 0}, "type": "rect", "x0": 5.816, "x1": 6.184, "xref": "x", "y0": 4.816, "y1": 5.184, "yref": "y"}, {"fillcolor": "rgb(139, 14, 162)", "layer": "between", "line": {"width": 0}, "type": "rect", "x0": 6.899, "x1": 7.101, "xref": "x", "y0": 4.899, "y1": 5.101, "yref": "y"}, {"fillcolor": "rgb(110, 1, 167)", "layer": "between", "line": {"width": 0}, "type": "rect", "x0": 7.926, "x1": 8.074, "xref": "x", "y0": 4.926, "y1": 5.074, "yref": "y"}, {"fillcolor": "rgb(193, 60, 130)", "layer": "between", "line": {"width": 0}, "type": "rect", "x0": 8.838, "x1": 9.162, "xref": "x", "y0": 4.838, "y1": 5.162, "yref": "y"}, {"fillcolor": "rgb(251, 164, 56)", "layer": "between", "line": {"width": 0}, "type": "rect", "x0": 9.724, "x1": 10.28, "xref": "x", "y0": 4.724, "y1": 5.276, "yref": "y"}], "showlegend": true, "xaxis": {"constrain": "domain", "range": [-0.5, 10.5], "scaleanchor": "y", "showgrid": false, "zeroline": false}, "yaxis": {"range": [-0.5, 5.5], "showgrid": false, "zeroline": false}}}
